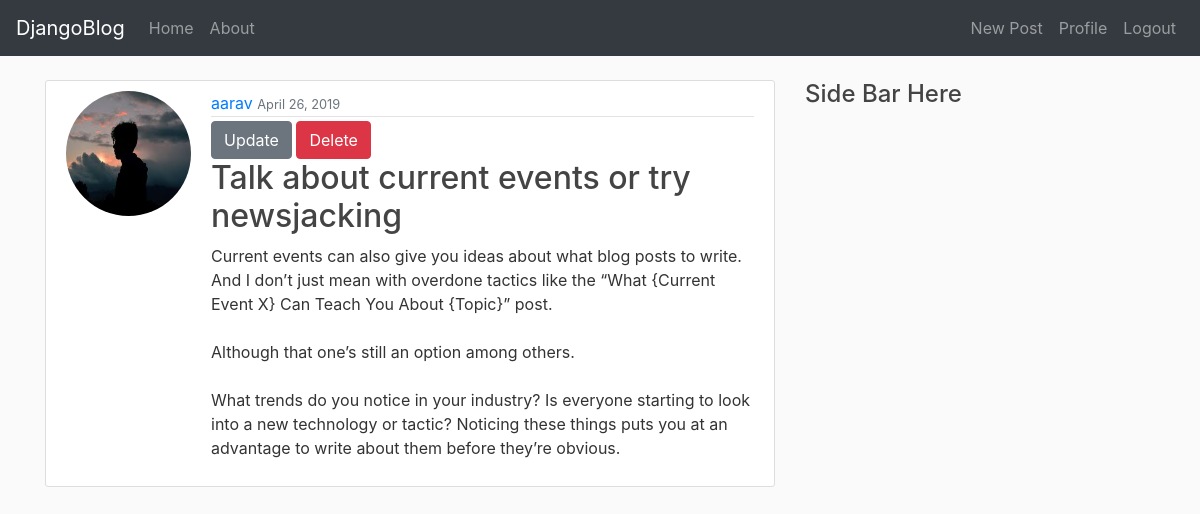
The page /post/27/ (signed in) on the database its author committed.
### blog/models.py (models this page shows, shortened)
class Post(models.Model):
	title=models.CharField(max_length=200)
	content=models.TextField()
	date_posted=models.DateTimeField(default=timezone.now)
	author=models.ForeignKey(User,on_delete=models.CASCADE)

### users/models.py (models this page shows, shortened)
class Profile(models.Model):
	user=models.OneToOneField(User,on_delete=models.CASCADE)
	image=models.ImageField(default='default.jpg',upload_to='user_profile_pic')

### blog/views.py (the view)
# urls.py: path('post/<int:pk>/', PostDetailView.as_view(),name='post_detail'),
class PostDetailView(LoginRequiredMixin,DetailView):
      model=Post

### blog/templates/blog/post_detail.html
{% extends 'blog/base.html' %}
{% block content %}
<article class="media content-section">
<img class="rounded-circle account-img" src="{{object.author.profile.image.url}}">
	<div class="media-body">
		<div class="article-metadata">
		<a href="mr-2" >{{object.author}}</a>
		<small class="text-muted">{{object.date_posted|date:"F d, Y"}}</small>
	</div>
	<div>
		{% if user.is_authenticated %}
		<a href="{% url 'post_update' object.id %}" class="btn btn-secondary">Update</a>
		<a href="{% url 'post_delete' object.id %}" class="btn btn-danger">Delete</a>
		{% endif %}
</div>
		<div class="">
			<h2 ><a href="#" class="article-title">{{object.title}}</a></h2>
			<p class="article-content">{{object.content}}</p>
		</div>
</div>
</article>
{% endblock %}

### blog/static/blog/main.css (style rules this page uses)
body { background: #fafafa; color: #333333; margin-top: 5rem; }
h1, h2, h3, h4, h5, h6 { color: #444444; }
.content-section { background: #ffffff; padding: 10px 20px; border: 1px solid #dddddd; border-radius: 3px; margin-bottom: 20px; }
.article-title { color: #444444; }
.article-content { white-space: pre-line; }
.article-metadata { padding-bottom: 1px; margin-bottom: 4px; border-bottom: 1px solid #e3e3e3 }
.account-img { height: 125px; width: 125px; margin-right: 20px; margin-bottom: 16px; }

### rows shown on the page
Post: author.profile.image (picture), author "aarav", date_posted "April 26, 2019", title "Talk about current events or try newsjacking", content "Current events can also give you ideas about what blog posts to write. And I don’t just mean with overdone tactics like the “What {Current Event X} Can Teach You About {Topic}” post. Although that one’s still an option among others. What trends do you notice in your industry? Is everyone starting to look into a new technology or tactic? Noticing these things puts you at an advantage to write about them before they’re obvious."
